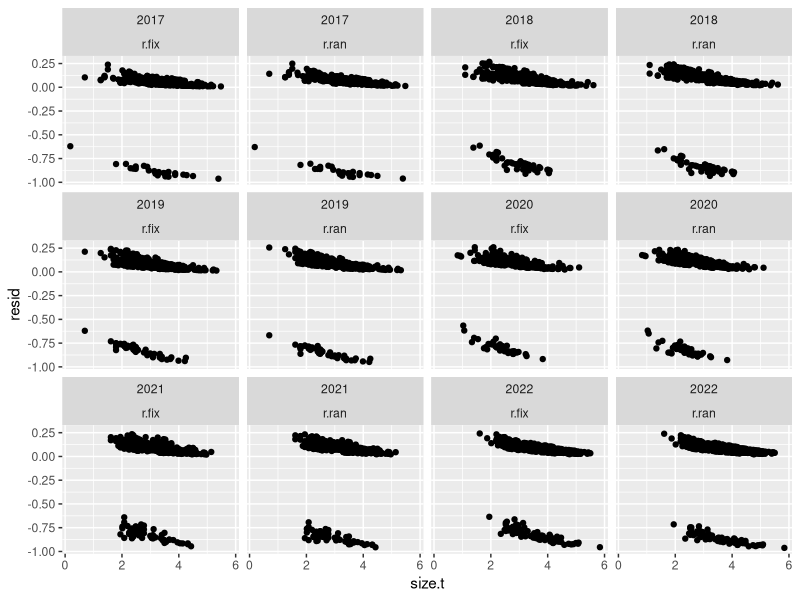
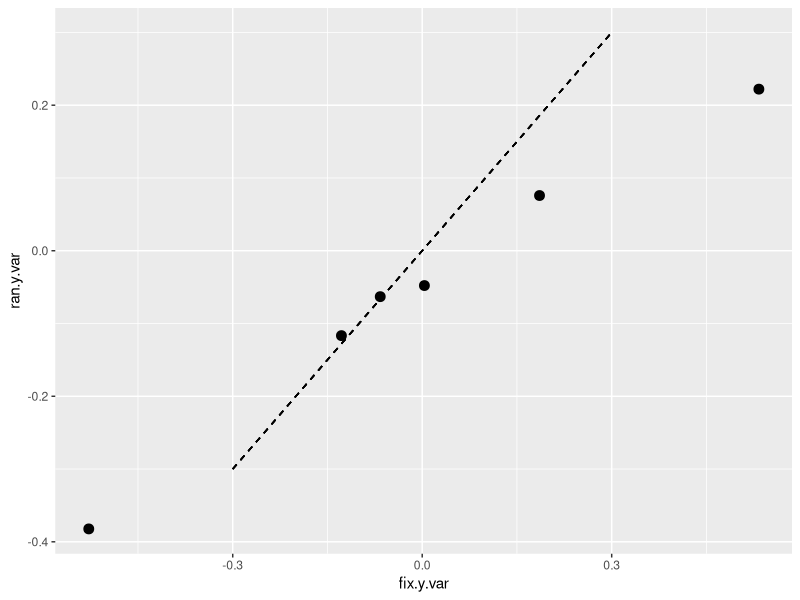
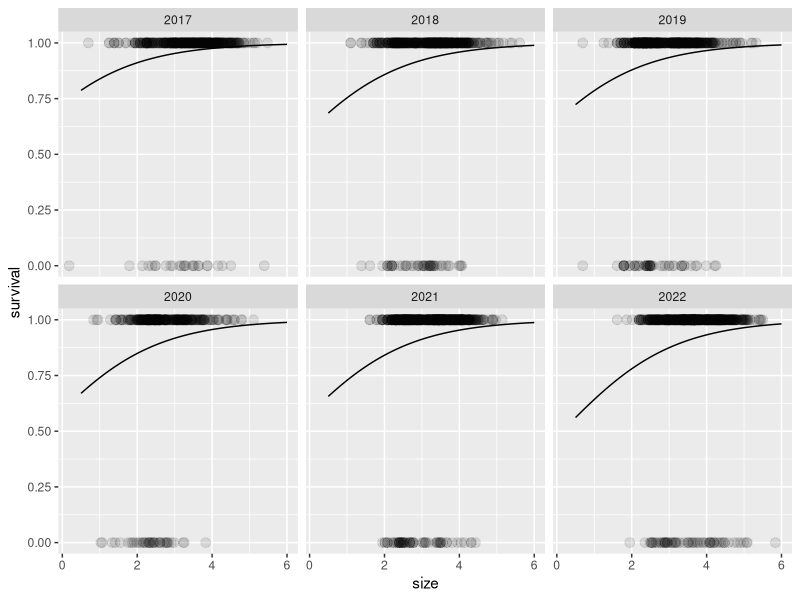
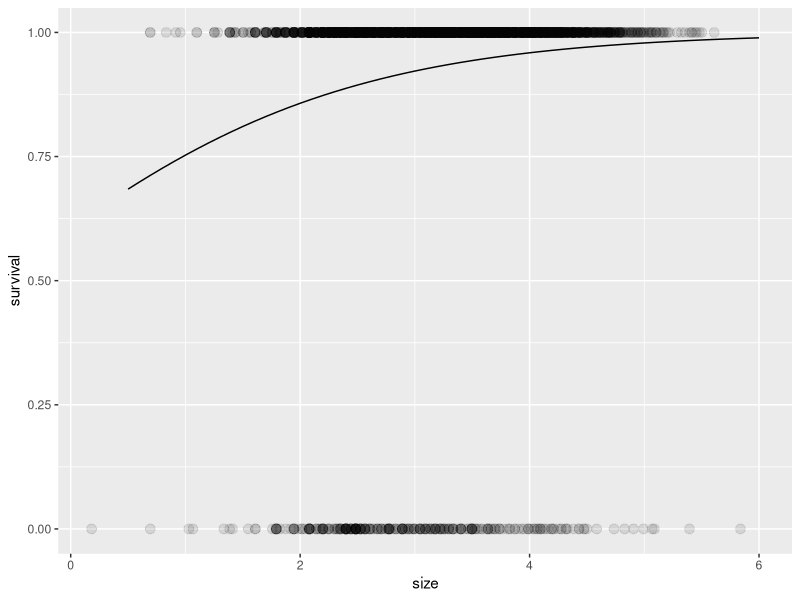
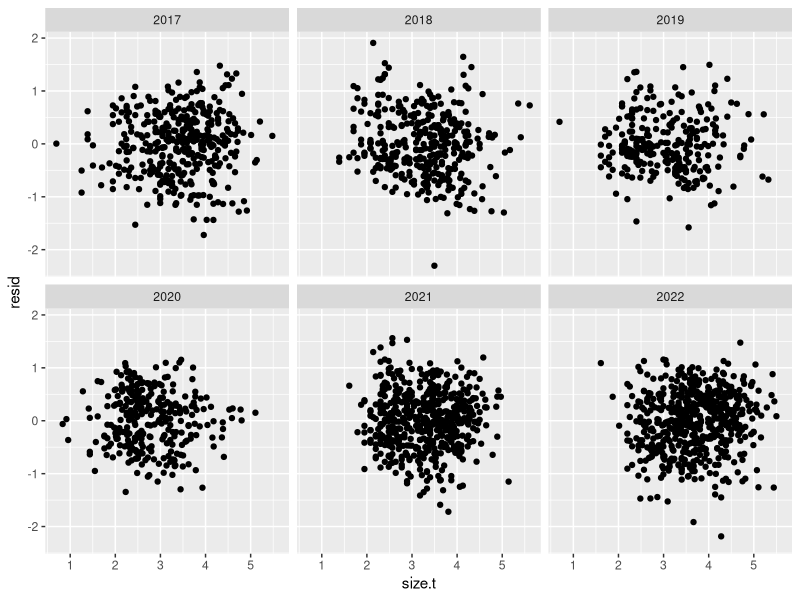
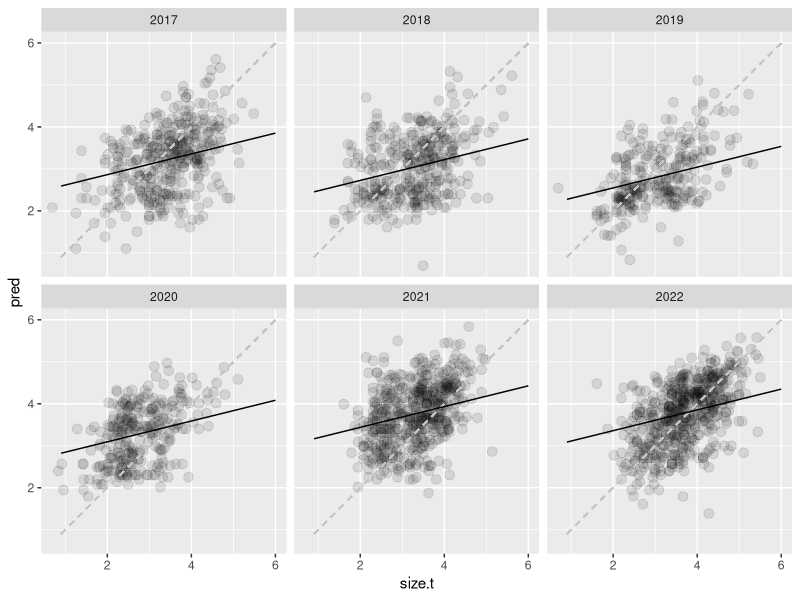
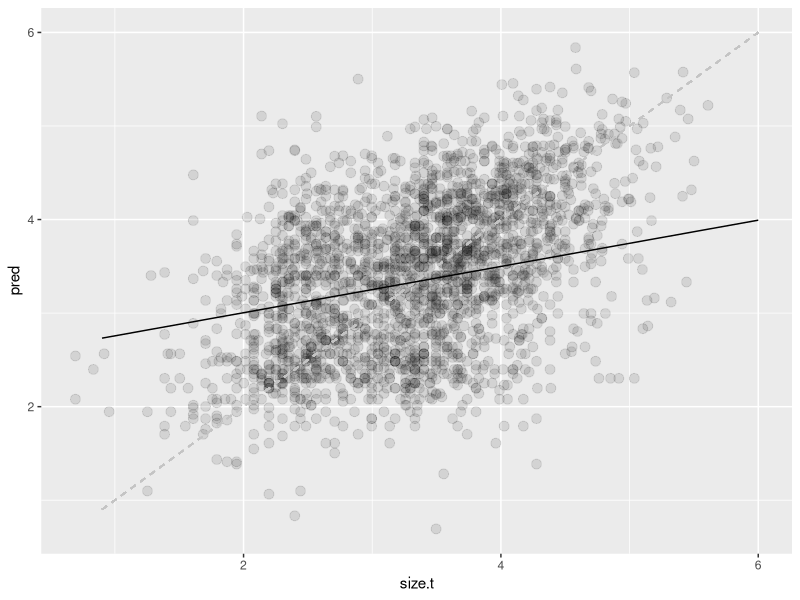
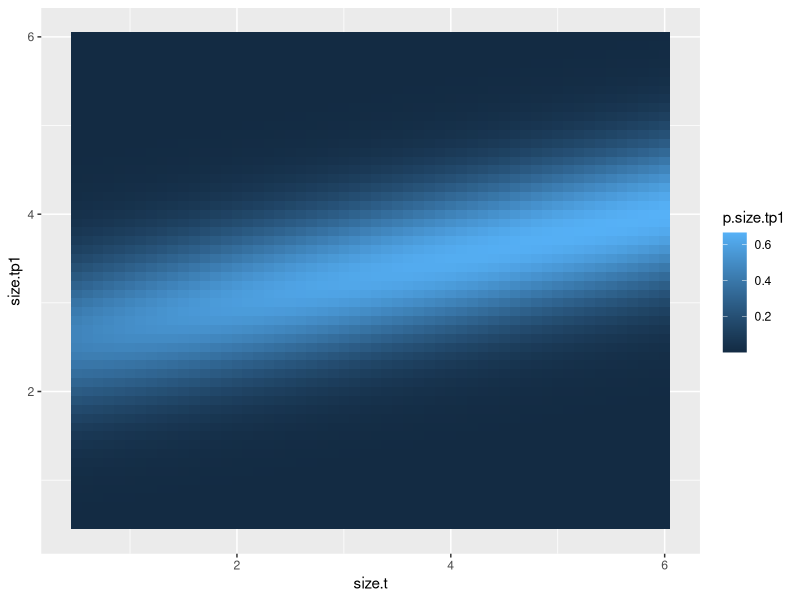

Write R code to recreate these figures, in order.
# Script for creating growth/survival kernels for IPMs
# Reads in processed datasets for growth and survival,
# outputs one kernel for treatment
# No climate in these kernels so far
# - init SN 4 Mar 2024

# ------------------------------------------------
# Setup
# - Packages, namespace
# - Read in and prepare raw data

# Load packages
library(ggplot2)
library(dplyr)
library(tidyr)
library(glmmTMB) # won't work with automation, lmao
library(lme4)

# Load namespace
rm(list = ls())

# Load in processed demo data
demo = read.csv('01_data_cleaning/out/demo_imputed_survival.csv')

# Create demo dataset for survival
# we'll say that survival in year $t$ means surviving from $t$ to $t+1$
demo.for.surv = merge(
  # x - status in year $t$ - only interested in plants that survived in t
  x = demo %>% 
    filter(surv) %>% 
    select(Year, No.leaves, Leaf.length, No.umbels, demo.note, proc.note, plantid, Plot, trt),
  # y - whether plant was observed alive in year $t+1$
  y = demo %>%
    mutate(p.year = Year - 1) %>%
    select(p.year, plantid, surv, No.leaves, Leaf.length),
  by.x = c('Year', 'plantid'), by.y = c('p.year', 'plantid'),
  # suffixes are t and t+1
  suffixes = c('.t', '.tp1')
)

# Further subset demo with *only plants with usable sizes* prior to the transition
# (I imagine this is what will be used in the final analysis)
# This also means cutting out the 2016 plants because their size measures are not good
demo.for.surv.sizes = demo.for.surv %>%
  # Remove plants iwth no measurements and plants in 2016
  filter(!is.na(No.leaves.t) & !is.na(Leaf.length.t) & No.leaves.t > 0, Year > 2016) %>%
  # add a size column
  mutate(size.t = log(No.leaves.t * Leaf.length.t)) %>%
  # Change year to factor
  mutate(Year = factor(Year))

# Get a dataset of demo for growth - subsetting the data frame above
# to get this, we need plants that survived *and* have measurements
demo.for.growth = demo.for.surv.sizes %>%
  filter(!is.na(No.leaves.tp1) & !is.na(Leaf.length.tp1) & No.leaves.tp1 > 0) %>%
  # add a size column
  mutate(size.tp1 = log(No.leaves.tp1 * Leaf.length.tp1))

# ------------------------------------------------
# Fit survival models

# First question: do we need size
# (I suspect we will)

s_0 = glmmTMB(
  formula = surv ~ (1 | Year) + (1 | Plot / plantid),
  family = 'binomial',
  data = demo.for.surv.sizes
)

s_s = glmmTMB(
  formula = surv ~ size.t + (1 | Year) + (1 | Plot / plantid),
  family = 'binomial',
  data = demo.for.surv.sizes
)

AIC(s_0, s_s)
# Unsurprisingly, size effect present.

# Also check for random effects vs. fixed effects?

s_s_fix = glmmTMB(
  formula = surv ~ size.t + Year + (1 | Plot / plantid),
  family = 'binomial',
  data = demo.for.surv.sizes
)

AIC(s_s, s_s_fix)
# Fixed effects model performs slightly better
# BUT in looking for inter-annual variation it just means too many parameters
# So continue with fixed effects

# Models to test here:
# - treatment effect
# - size-treatment interaction
# - year-varying size effect
# - (model will not converge for treatment effect varying by year)

surv.mod.forms = c(
  'surv ~ size.t + (1 | Year)',
  'surv ~ size.t + trt + (1 | Year)',
  'surv ~ size.t * trt + (1 | Year)',
  'surv ~ (size.t | Year)',
  'surv ~ trt + (size.t | Year)'# ,
  # 'surv ~ size.t + (trt | Year)'
) %>%
  paste('+ (1 | Plot / plantid)')

surv.mod.list = vector('list', length = length(surv.mod.forms))

for (j in 1:length(surv.mod.forms)) {
  print(j)
  surv.mod.list[[j]] = glmer(
    formula = surv.mod.forms[j],
    family = 'binomial',
    data = demo.for.surv.sizes,
    control = glmerControl(optimizer = 'bobyqa')
  )
}
# No convergence issues here

data.frame(
  AIC = sapply(surv.mod.list, AIC) %>% unlist(),
  form = surv.mod.forms
) %>%
  mutate(daic = round(AIC - min(AIC), 2))
# Very funny! AIC ordering is same as the order in which I entered models

# Okay, but now the fixed effects model is still the best-performing one.

# Inspect residuals
demo.for.surv.sizes %>%
  mutate(
    r.ran = residuals(s_s),
    r.fix = residuals(s_s_fix)
) %>%
  pivot_longer(cols = c(r.ran, r.fix), names_to = 'mod', values_to = 'resid') %>%
  ggplot(aes(x = size.t, y = resid)) +
  geom_point() +
  facet_wrap(Year ~ mod)
# Ah right... residuals are not normally distributed here
# But these look very similar otherwise...

# Comparison of magnitude of annual variation:
data.frame(
  fix.y.var = fixef(s_s_fix)$cond %>%
    (function(x) x[grepl('Year', names(x))]) %>%
    (function(x) c(0, x)) %>%
    (function(x) x - mean(x)),
  ran.y.var = ranef(s_s)$cond$Year %>% unlist()
) %>%
  ggplot(aes(x = fix.y.var, y = ran.y.var)) +
  geom_segment(aes(x = -0.3, xend = 0.3, y = -0.3, yend = 0.3), linetype = 2) +
  geom_point(size = 3)
# Fixed effects have a lot more variation in magnitude

# Going to go with... fixed effects here
# Will estimate linear predictors and add random noise to it

# Plot model outputs:
expand.grid(size.t = (5:60)/10, Year = factor(2017:2022)) %>%
  mutate(
    pred = predict(
      s_s_fix, newdata = ., type = 'response',
      re.form = ~ 0, allow.new.levels = TRUE
    )
  ) %>%
  ggplot(aes(x = size.t, y = pred)) +
  geom_point(
    data = demo.for.surv.sizes,
    aes(x = size.t, y = as.numeric(surv)),
    size = 3, alpha = 0.1
  ) +
  geom_line() +
  labs(x = 'size', y = 'survival') +
  facet_wrap(~ Year)
# Ah right... a lot of behavior here being driven by plants in the tail.
# Okay, well, that happens sometimes.

# And now one for the "average" year:
# it'll be easier if I make an object here with the year random effects

s_s_fix_year_terms = fixef(s_s_fix)$cond %>%
  (function(x) x[grepl('Year', names(x))]) %>%
  (function(x) c(0, x))

expand.grid(size.t = (5:60)/10, Year = factor(2017)) %>%
  mutate(
    lin.pred = predict(
      s_s_fix, newdata = ., type = 'link',
      re.form = ~ 0, allow.new.levels = TRUE
    ),
    lin.pred = lin.pred + mean(s_s_fix_year_terms),
    pred = 1 / (1 + exp(-lin.pred))
  ) %>%
  ggplot(aes(x = size.t, y = pred, group = Year)) +
  geom_point(
    data = demo.for.surv.sizes,
    aes(x = size.t, y = as.numeric(surv)),
    size = 3, alpha = 0.1
  ) +
  geom_line() +
  labs(x = 'size', y = 'survival')

# Okay.

# ------------------------------------------------
# Fit growth models

# Size effect of course will be here.
# First test is whether annual variation should be fixed or random:

g_ran = lmer(
  formula = size.tp1 ~ size.t + (1 | Year) + (1 | Plot / plantid),
  data = demo.for.growth
)

g_fix = lmer(
  formula = size.tp1 ~ size.t + Year + (1 | Plot / plantid),
  data = demo.for.growth
)

AIC(g_ran, g_fix)
# Slight advantage to the random effects model here.
# So go with the random effects. Good!

grow.mod.forms = c(
  'size.tp1 ~ size.t + (1 | Year)',
  'size.tp1 ~ size.t + trt + (1 | Year)',
  'size.tp1 ~ size.t * trt + (1 | Year)',
  'size.tp1 ~ (size.t | Year)',
  'size.tp1 ~ trt + (size.t | Year)'
) %>%
  paste('+ (1 | Plot / plantid)')

grow.mod.list = vector('list', length = length(grow.mod.forms))

for (j in 1:length(grow.mod.forms)) {
  print(j)
  grow.mod.list[[j]] = lmer(
    formula = grow.mod.forms[j],
    data = demo.for.growth,
    control = lmerControl(optimizer = 'bobyqa')
  )
}
# Quick!

data.frame(
  AIC = sapply(grow.mod.list, AIC) %>% unlist(),
  form = grow.mod.forms
) %>%
  mutate(daic = round(AIC - min(AIC), 2)) %>%
  arrange(daic)

# Once again, no treatment effect, no good evidence of year-varying effects of
# size

# Residuals:
demo.for.growth %>%
  mutate(resid = residuals(g_ran)) %>%
  ggplot(aes(x = size.t, y = resid)) +
  geom_point() +
  facet_wrap( ~ Year)
# Some negative outliers (negative tail looking bleh), and 2018 is weird, but
# otherwise okay
# No visual evidence of heteroskedasticity

# Model predictions, year-varying first
expand.grid(size.t = (9:60)/10, Year = factor(2017:2022)) %>%
  mutate(
    pred = predict(
      g_ran,
      newdata = .,
      re.form = ~ (1 | Year),
      type = 'response',
      allow.new.levels = TRUE
    )
  ) %>%
  ggplot(aes(x = size.t, y = pred)) +
  geom_point(
    data = demo.for.growth,
    aes(x = size.t, y = size.tp1),
    inherit.aes = FALSE,
    size = 3, alpha = 0.1
  ) +
  geom_segment(aes(x = .9, xend = 6, y = .9, yend = 6), linetype = 2, colour = 'gray77') +
  geom_line() +
  facet_wrap(~ Year)
# Alright, okey dokey, etc.

# Now plot grand mean:
expand.grid(size.t = (9:60)/10) %>%
  mutate(
    pred = predict(
      g_ran,
      newdata = .,
      re.form = ~ 0,
      type = 'response',
      allow.new.levels = TRUE
    )
  ) %>%
  ggplot(aes(x = size.t, y = pred)) +
  geom_point(
    data = demo.for.growth,
    aes(x = size.t, y = size.tp1),
    inherit.aes = FALSE,
    size = 3, alpha = 0.1
  ) +
  geom_segment(aes(x = .9, xend = 6, y = .9, yend = 6), linetype = 2, colour = 'gray77') +
  geom_line()
# Agh. It does look like it over-predicts for low sizes. Ugh.
# Oh well.


# ------------------------------------------------
# Construct kernels

### Some things I'll need 

# Distribution of year-fixed effects in year model
s_s_fix_year_terms = fixef(s_s_fix)$cond %>%
  (function(x) x[grepl('Year', names(x))]) %>%
  (function(x) c(0, x))

# Residual variance in growth models
grow.sd = summary(g_ran)$sigma

# Get a scaffold
kernel.scaffold = expand.grid(
  size.t = (5:60)/10,
  size.tp1 = (5:60)/10
)

nrow(kernel.scaffold)

kernel.surv = kernel.scaffold %>%
  mutate(Year = factor(2017)) %>%
  mutate(
    linpred = predict(
      newdata = .,
      object = s_s_fix, type = 'link',
      re.form = ~ 0, allow.new.levels = TRUE
    ),
    linpred = linpred + mean(s_s_fix_year_terms),
    pred.surv = 1 / (1+exp(-linpred))
  ) %>%
  select(-c(linpred, Year))

head(kernel.surv)

kernel.grow = kernel.scaffold %>%
  mutate(
    pred.mean = predict(
      newdata = .,
      object = g_ran, type = 'response',
      re.form = ~ 0, allow.new.levels = TRUE
    ),
    p.grow.tp1 = dnorm(size.tp1, mean = pred.mean, sd = grow.sd)
  )

head(kernel.grow)

kernel.sg = merge(x = kernel.surv, y = kernel.grow, by = c('size.t', 'size.tp1')) %>%
  mutate(p.size.tp1 = pred.surv * p.grow.tp1)

ggplot(kernel.sg, aes(x = size.t, y = size.tp1)) +
  geom_tile(aes(fill = p.size.tp1))
